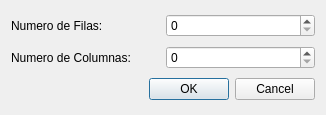
<?xml version="1.0" encoding="UTF-8"?>
<ui version="4.0">
 <class>IntroducirOrdenMatrizDialog</class>
 <widget class="QDialog" name="IntroducirOrdenMatrizDialog">
  <property name="geometry">
   <rect>
    <x>0</x>
    <y>0</y>
    <width>326</width>
    <height>115</height>
   </rect>
  </property>
  <property name="windowTitle">
   <string>Dialog</string>
  </property>
  <layout class="QVBoxLayout" name="verticalLayout">
   <item>
    <layout class="QHBoxLayout" name="horizontalLayout_2">
     <item>
      <widget class="QLabel" name="label">
       <property name="text">
        <string>Numero de Filas:</string>
       </property>
      </widget>
     </item>
     <item>
      <widget class="QSpinBox" name="numeroFilasSpinBox"/>
     </item>
    </layout>
   </item>
   <item>
    <layout class="QHBoxLayout" name="horizontalLayout">
     <item>
      <widget class="QLabel" name="label_2">
       <property name="text">
        <string>Numero de Columnas:</string>
       </property>
      </widget>
     </item>
     <item>
      <widget class="QSpinBox" name="numeroColumnasSpinBox"/>
     </item>
    </layout>
   </item>
   <item>
    <widget class="QDialogButtonBox" name="buttonBox">
     <property name="standardButtons">
      <set>QDialogButtonBox::Cancel|QDialogButtonBox::Ok</set>
     </property>
    </widget>
   </item>
  </layout>
 </widget>
 <resources/>
 <connections/>
</ui>
